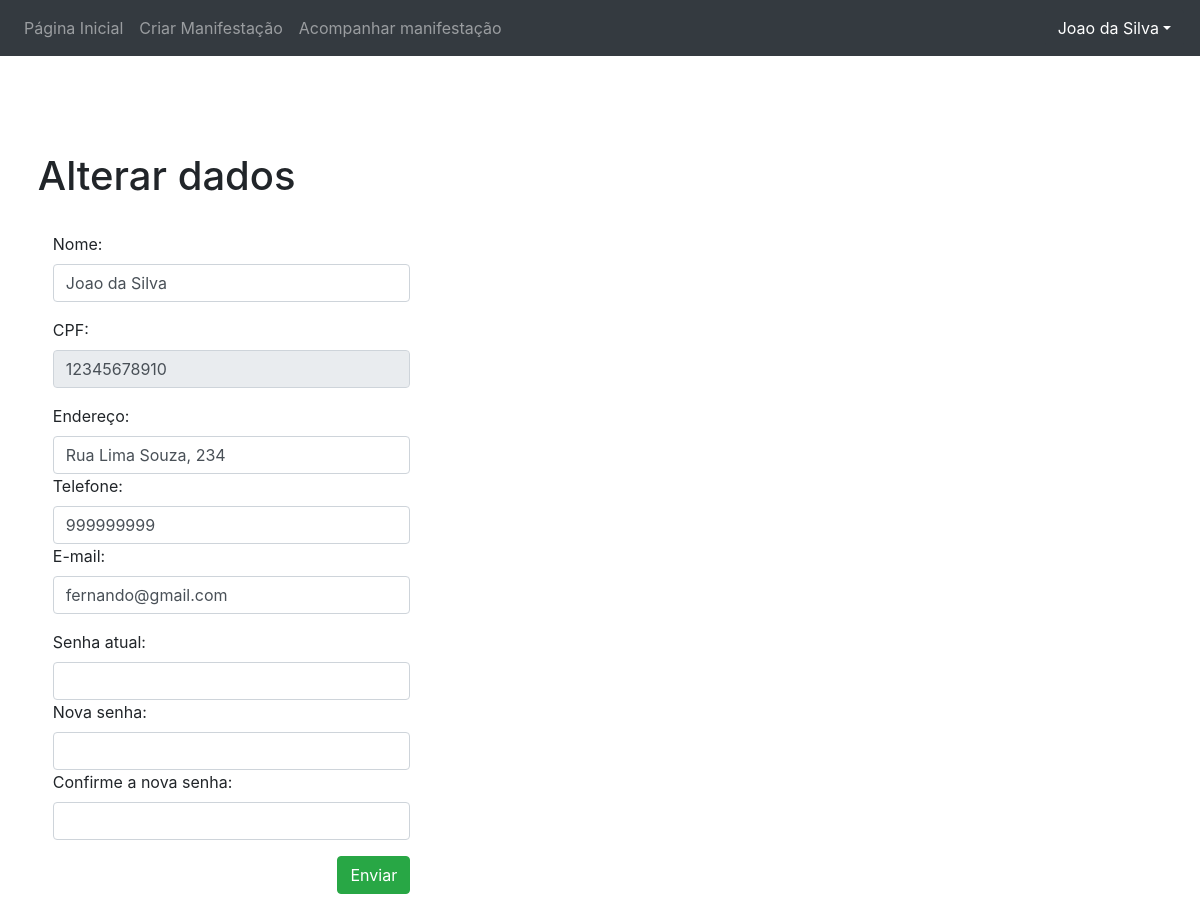
The page /src/index.php?section=UsuarioControle&function=alteraDadosAcao (signed in) on the database its author committed.
### tables this page shows
CREATE TABLE IF NOT EXISTS `usuario`
(
    `cpf`             varchar(11)  NOT NULL,
    `id_tipo_usuario` int(11)      NOT NULL,
    `nome`            varchar(50)  NOT NULL,
    `endereco`        varchar(150) NOT NULL,
    `telefone`        varchar(11) DEFAULT NULL,
    `email`           varchar(100) NOT NULL,
    `senha`           varchar(10)  NOT NULL,
    PRIMARY KEY (`cpf`),
    UNIQUE KEY `email` (`email`),
    KEY `fk_tipo_usuario` (`id_tipo_usuario`)
);

### src/index.php (called while the page is built, shortened)
<?php
new Ouvidoria\App ();

### src/model/UsuarioManager.php (called while the page is built, shortened)
<?php
require_once("model/UsuarioFactory.php");
class UsuarioManager
{
    public function __construct(){
        $this->factory = new UsuarioFactory();
    }
    public function buscaInfoUsuario(string $cpf)
    {
        return $this->factory->buscaInfoUsuario($cpf);
    }
}

### src/model/UsuarioFactory.php (called while the page is built, shortened)
<?php
include("model/Conexao.php");
class UsuarioFactory
{
    public function buscaInfoUsuario($cpf)
    {
        global $conexao;
        try {
            $query = "SELECT * from usuario where cpf = '$cpf'";
            $resultado = mysqli_query($conexao, $query);
            if ($resultado) {
                $usuario = mysqli_fetch_object($resultado);
            } else {
                $resultado = false;
            }
        } catch (PDOException $exc) {
            echo $exc->getMessage();
            $resultado = false;
        }
        return $usuario;
    }
}

### src/view/alterarDados.php (the view, shortened to what this page needs)
<!DOCTYPE html>
<html lang="pt-br">
<head>
    <link rel="stylesheet" href="https://stackpath.bootstrapcdn.com/bootstrap/4.1.3/css/bootstrap.min.css">
</head>
<body>
<?php include('menu.php'); ?>
<br>
<br>
<br>
<br>
<div style="margin-left: 1cm">
    <h1> Alterar dados </h1>
    <br>
    <form action="?section=UsuarioControle&function=alterarDados" method="POST" name="formulario">
        <div class="form-group col-md-4">
            <label>Nome:</label><input  type="text" name="nomeAlteraDados" value="<?=$usuario->nome?>"  class="form-control"/>
        </div>
        <div class="form-group  col-md-4">
            <label>CPF:</label><input type="text" name="cpfAlteraDados" value="<?=$usuario->cpf?>" class="form-control" readonly />
        </div>
        <div class="form-group  col-md-4">
            <label>Endereço:</label><input type="text" name="enderecoAlteraDados" value="<?=$usuario->endereco?>" class="form-control" />
            <label>Telefone:</label><input type="number" id="telefone" maxlength="11" onkeypress="return somenteNumerosTel(event)" name="telefoneAlteraDados" value="<?=$usuario->telefone?>" class="form-control" />
            <label>E-mail:</label><input type="email" name="emailAlteraDados" value="<?=$usuario->email?>" class="form-control" />
        </div>
        <div class="form-group col-md-4">
            <label>Senha atual:</label><input type="password" id="senhaAntigaAlteraDados" name="senhaAntigaAlteraDados" required="required" class="form-control" />
            <label>Nova senha:</label><input type="password" id="senhaNovaAlteraDados" name="senhaNovaAlteraDados" class="form-control" />
            <label>Confirme a nova senha:</label><input id="senhaNovaConfirmacaoAlteraDados" name="senhaNovaConfirmacaoAlteraDados" type="password" class="form-control" />
        </div>
        <div class="form-group  col-md-4">
            <input  type="submit" value="Enviar" name="enviado"class="float-right btn btn-outline-success active"/>
        </div>
    </form>
    <br><br>
</div>
</body>

### rows shown on the page
usuario: nomeAlteraDados "Joao da Silva", cpfAlteraDados "12345678910", enderecoAlteraDados "Rua Lima Souza, 234", telefoneAlteraDados "999999999", emailAlteraDados "fernando@gmail.com"

### other values the page prints
$_SESSION['usuario']['nome'] "Joao da Silva"
